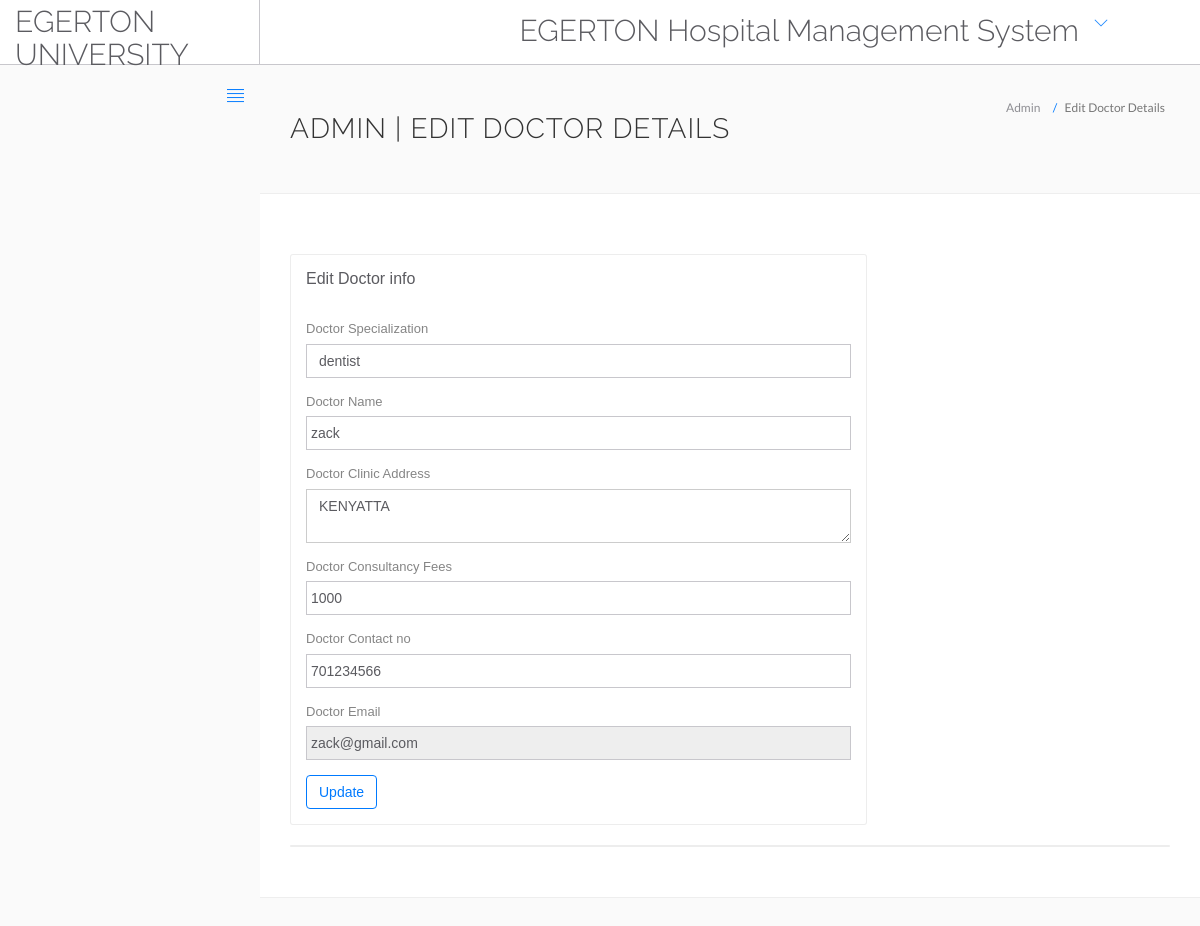
Page /editDoctor.php?id=3 on the committed database.
### tables this page shows
CREATE TABLE `doctor` (
  `id` int(11) NOT NULL,
  `specialization` varchar(200) NOT NULL,
  `doctorname` varchar(200) NOT NULL,
  `address` text NOT NULL,
  `docfee` varchar(200) NOT NULL,
  `contactno` int(11) NOT NULL,
  `email` varchar(200) NOT NULL,
  `password` varchar(200) NOT NULL
);

### classes/Input.php (called while the page is built, shortened)
<?php
class Input{
	public static function get($item){
		if(isset($_POST[$item])){
			return $_POST[$item];
		}else if (isset($_GET[$item])) {
			return $_GET[$item];
		}
		return '';
	}
}
 ?>

### editDoctor.php (the view, shortened to what this page needs)
<?php
$db = Db::getInstance();
$res = $db->getPDO();
$did=intval(Input::get('id'));
?>
<!DOCTYPE html>
<html lang="en">
	<head>
		<link rel="stylesheet" href="vendor/bootstrap/css/bootstrap.min.css">
		<link rel="stylesheet" href="vendor/fontawesome/css/font-awesome.min.css">
		<link rel="stylesheet" href="vendor/themify-icons/themify-icons.min.css">
		<link href="vendor/animate.css/animate.min.css" rel="stylesheet" media="screen">
		<link href="vendor/perfect-scrollbar/perfect-scrollbar.min.css" rel="stylesheet" media="screen">
		<link href="vendor/switchery/switchery.min.css" rel="stylesheet" media="screen">
		<link href="vendor/bootstrap-touchspin/jquery.bootstrap-touchspin.min.css" rel="stylesheet" media="screen">
		<link href="vendor/select2/select2.min.css" rel="stylesheet" media="screen">
		<link href="vendor/bootstrap-datepicker/bootstrap-datepicker3.standalone.min.css" rel="stylesheet" media="screen">
		<link href="vendor/bootstrap-timepicker/bootstrap-timepicker.min.css" rel="stylesheet" media="screen">
		<link rel="stylesheet" href="assets/css/styles.css">
		<link rel="stylesheet" href="assets/css/plugins.css">
		<link rel="stylesheet" href="assets/css/themes/theme-1.css" id="skin_color" />
	</head>
	<body>
		<div id="app">
			<div class="app-content">
				<?php include('include/header.php');?>
				<div class="main-content" >
					<div class="wrap-content container" id="container">
						<section id="page-title">
							<div class="row">
								<div class="col-sm-8">
									<h1 class="mainTitle">Admin | Edit Doctor Details</h1>
																	</div>
								<ol class="breadcrumb">
									<li>
										<span>Admin</span>
									</li>
									<li class="active">
										<span>Edit Doctor Details</span>
									</li>
								</ol>
							</div>
						</section>
						<div class="container-fluid container-fullw bg-white">
							<div class="row">
								<div class="col-md-12">
									<div class="row margin-top-30">
										<div class="col-lg-8 col-md-12">
											<div class="panel panel-white">
												<div class="panel-heading">
													<h5 class="panel-title">Edit Doctor info</h5>
												</div>
												<div class="panel-body">
									<?php
									$sql=$res->prepare("select * from doctor where id = $did");
									$sql->execute();
while($data=$sql->fetch(PDO::FETCH_ASSOC))
{
?>
													<form role="form" name="adddoc" method="post" onSubmit="return valid();">
														<div class="form-group">
															<label for="DoctorSpecialization">
																Doctor Specialization
															</label>
							<select name="Doctorspecialization" class="form-control" required="required">
					<option value="<?php echo htmlentities($data['specialization']);?>">
					<?php echo htmlentities($data['specialization']);?></option>
<?php
$sql=$res->prepare("select * from doctor");
$sql->execute();
?>
															</select>
														</div>
<div class="form-group">
															<label for="doctorname">
																 Doctor Name
															</label>
	<input type="text" name="docname" class="form-control" value="<?php echo htmlentities($data['doctorname']);?>" >
														</div>
<div class="form-group">
															<label for="address">
																 Doctor Clinic Address
															</label>
					<textarea name="clinicaddress" class="form-control"><?php echo htmlentities($data['address']);?></textarea>
														</div>
<div class="form-group">
															<label for="fess">
																 Doctor Consultancy Fees
															</label>
		<input type="text" name="docfees" class="form-control" required="required"  value="<?php echo htmlentities($data['docfee']);?>" >
														</div>
<div class="form-group">
									<label for="fess">
																 Doctor Contact no
															</label>
					<input type="text" name="doccontact" class="form-control" required="required"  value="<?php echo htmlentities($data['contactno']);?>">
														</div>
<div class="form-group">
									<label for="fess">
																 Doctor Email
															</label>
					<input type="email" name="docemail" class="form-control"  readonly="readonly"  value="<?php echo htmlentities($data['email']);?>">
														</div>
														<?php } ?>
														<button type="submit" name="submit" class="btn btn-o btn-primary">
															Update
														</button>
													</form>
												</div>
											</div>
										</div>
											</div>
										</div>
									<div class="col-lg-12 col-md-12">
											<div class="panel panel-white">
											</div>
										</div>
									</div>
								</div>
							</div>
						</div>
					</div>
				</div>
	</body>
</html>

### assets/css/themes/theme-1.css (style rules this page uses)
body { background: #FAFAFA; }

### rows in the picture
doctor: Doctorspecialization "dentist", docname "zack", clinicaddress "KENYATTA", docfees "1000", doccontact "701234566", docemail "zack@gmail.com"
